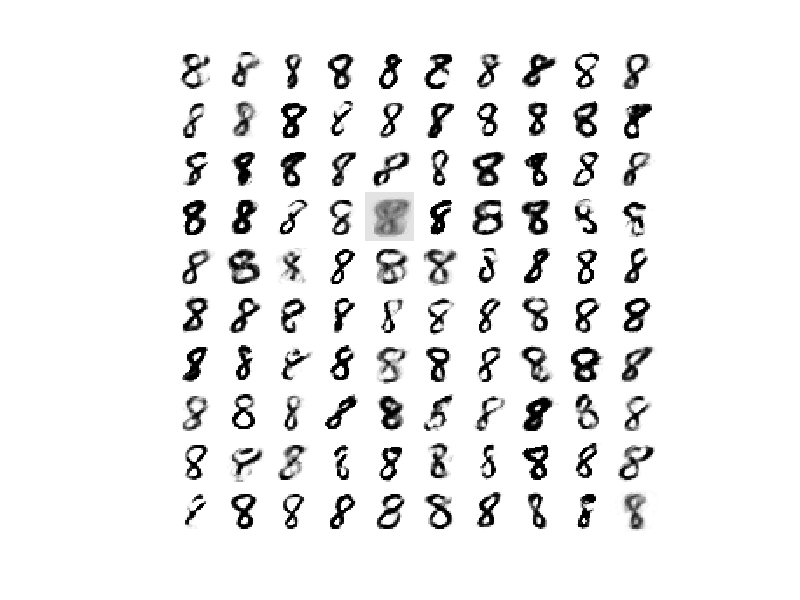

Write the MATLAB code that produced this figure.
close all;
clear ;
clc;
load('data21.mat');

X2D_100 = zeros(280,280);
% N = 300;
for j = 0:9
    for i = 0:9

    Z0 = randn(10,1); % Gaussian , mean 0 , covariance 1
    W1 = A_1 * Z0 + B_1;
    Z1 = max(W1,0);        % ReLU
    W2 = A_2 * Z1 + B_2;
    X = 1./(1 + exp(W2));  % Sigmoid
    
    X2D = reshape(X,28,28);
%     T = [eye(N) zeros(N,784-N)];
%     Y2D = T*X;
%     Y2D = reshape([Y2D;zeros(784-N,1)],28,28);
%     imshow(Y2D);
    X2D_100(28*j+1:28*j+28,28*i+1:28*i+28) = X2D;
%     imshow(X2D);

    end
end

imshow(X2D_100);

